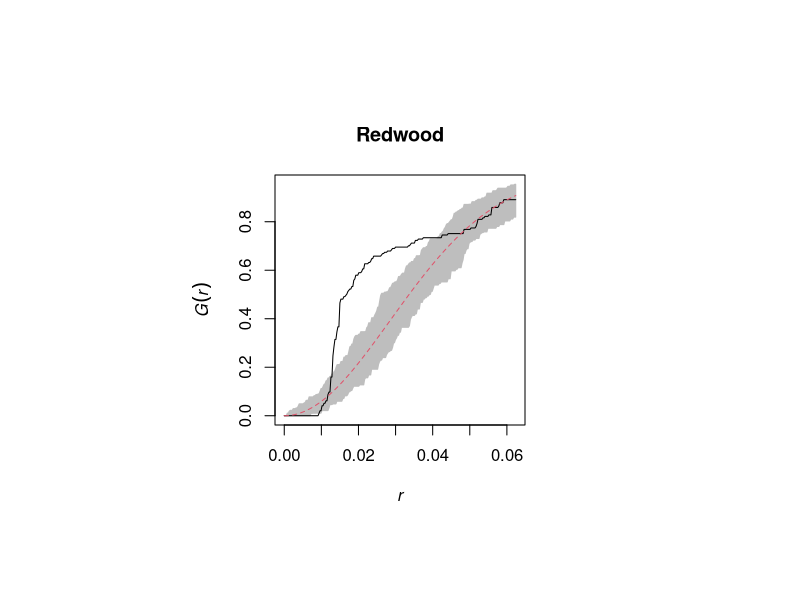
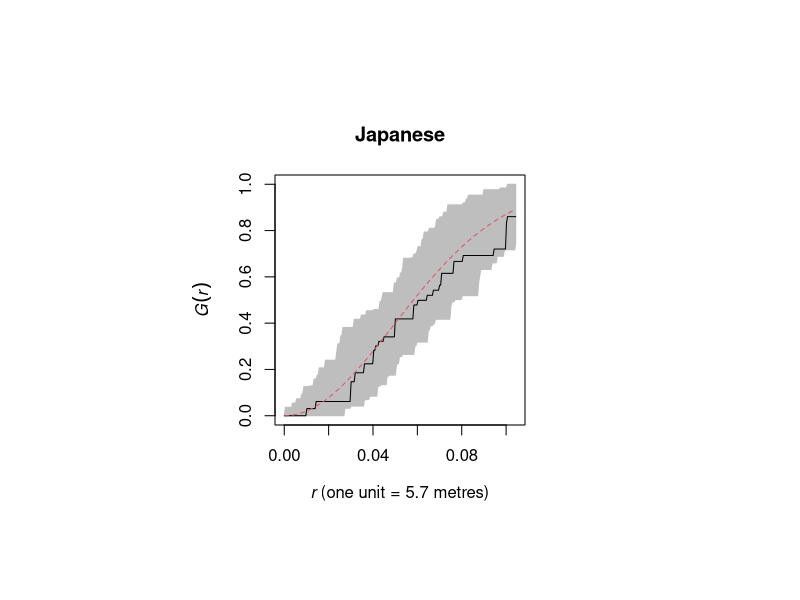
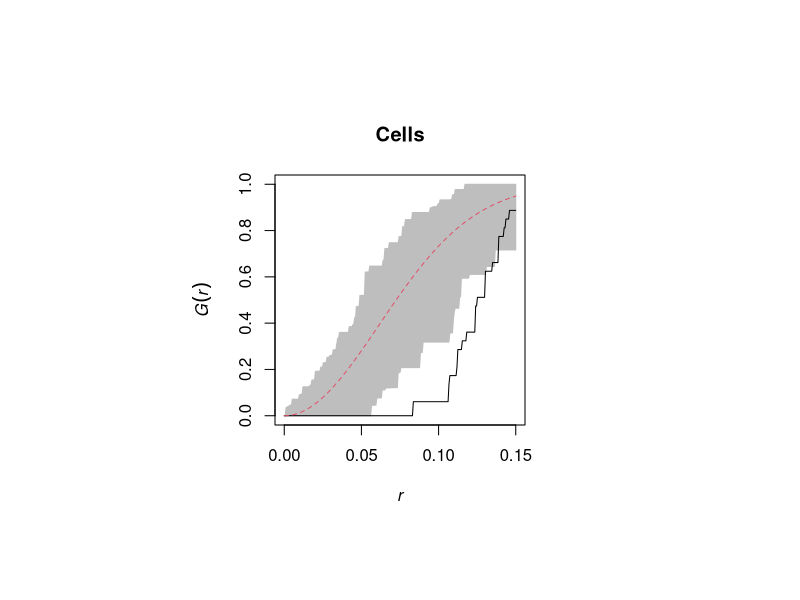
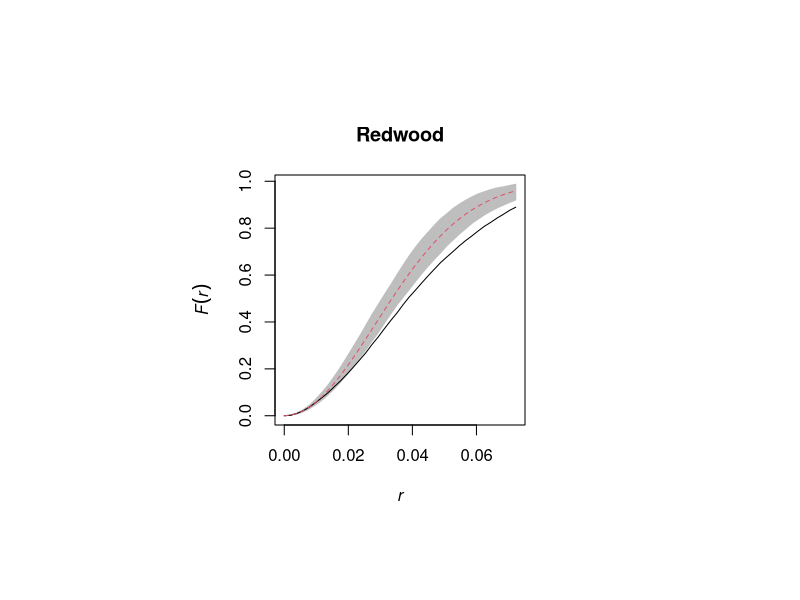
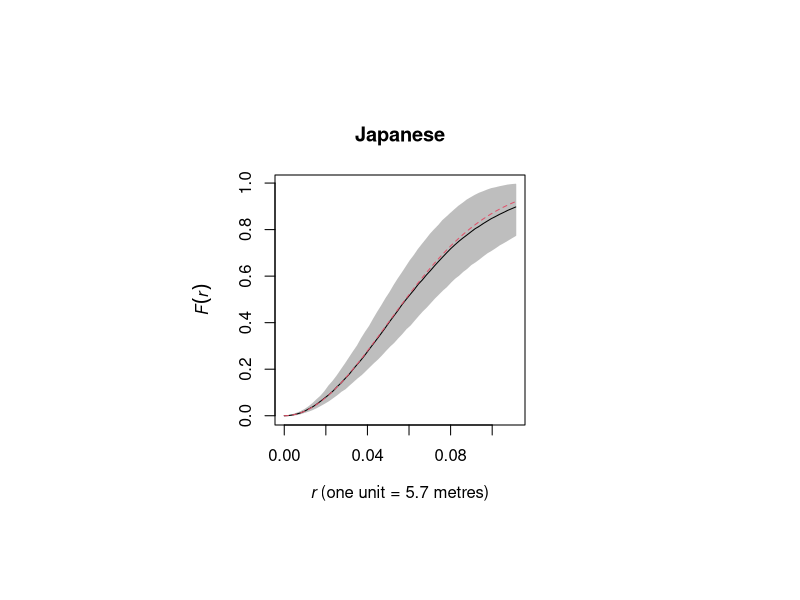
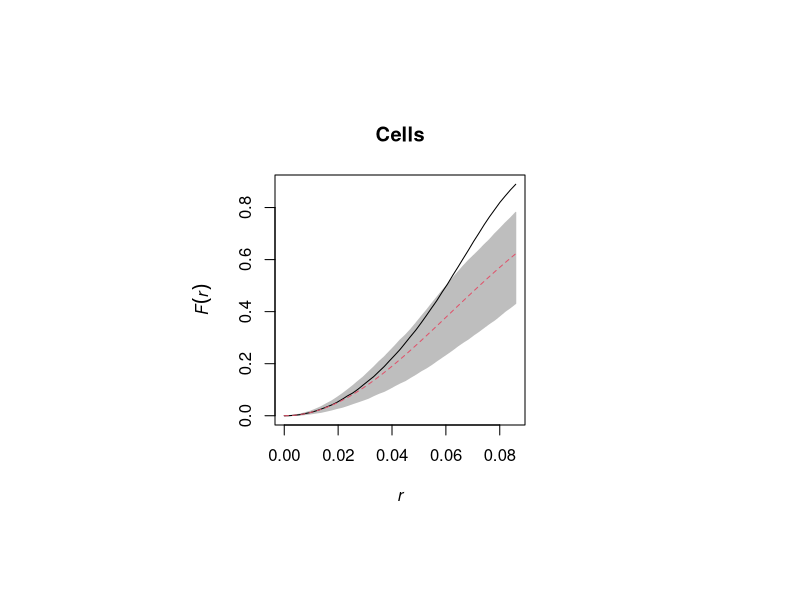

Here is the R script that generated these plots, in order:
##################################################
### Spatial methods applied to pine trees data ###
##################################################
require(spatstat)
data(japanesepines, redwoodfull, cells)

################################################
### First order method - nearest neighbour G ###
################################################
# Gest function
# 95% confidence intervals simualted by Monte Carlo methods (envelope)
par(pin=c(2.5, 2.5))
plot(envelope(redwoodfull, Gest, correction="best"), main="Redwood", legend=F)
plot(envelope(japanesepines, Gest, correction="best"), main="Japanese", legend=F)
plot(envelope(cells, Gest, correction="best"), main="Cells", legend=F)

##########################################
### First order method - empty space F ###
##########################################
# Fest function
# 95% confidence intervals simualted by Monte Carlo methods (envelope)
par(pin=c(2.5, 2.5))
plot(envelope(redwoodfull, Fest), main="Redwood", legend=F)
plot(envelope(japanesepines, Fest), main="Japanese", legend=F)
plot(envelope(cells, Fest), main="Cells", legend=F)
